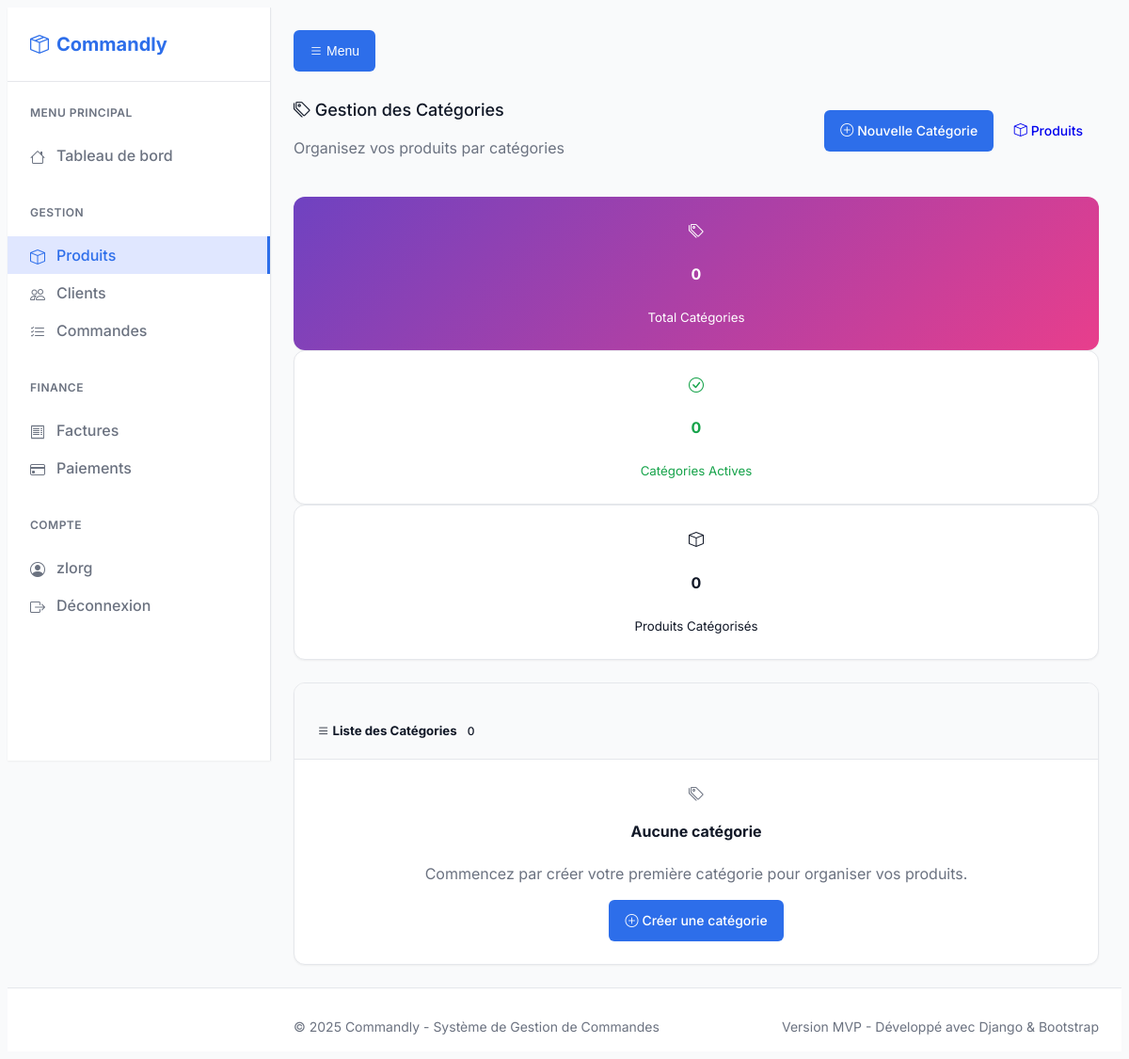
Before: /products/categories/ (signed in) with the older database file.
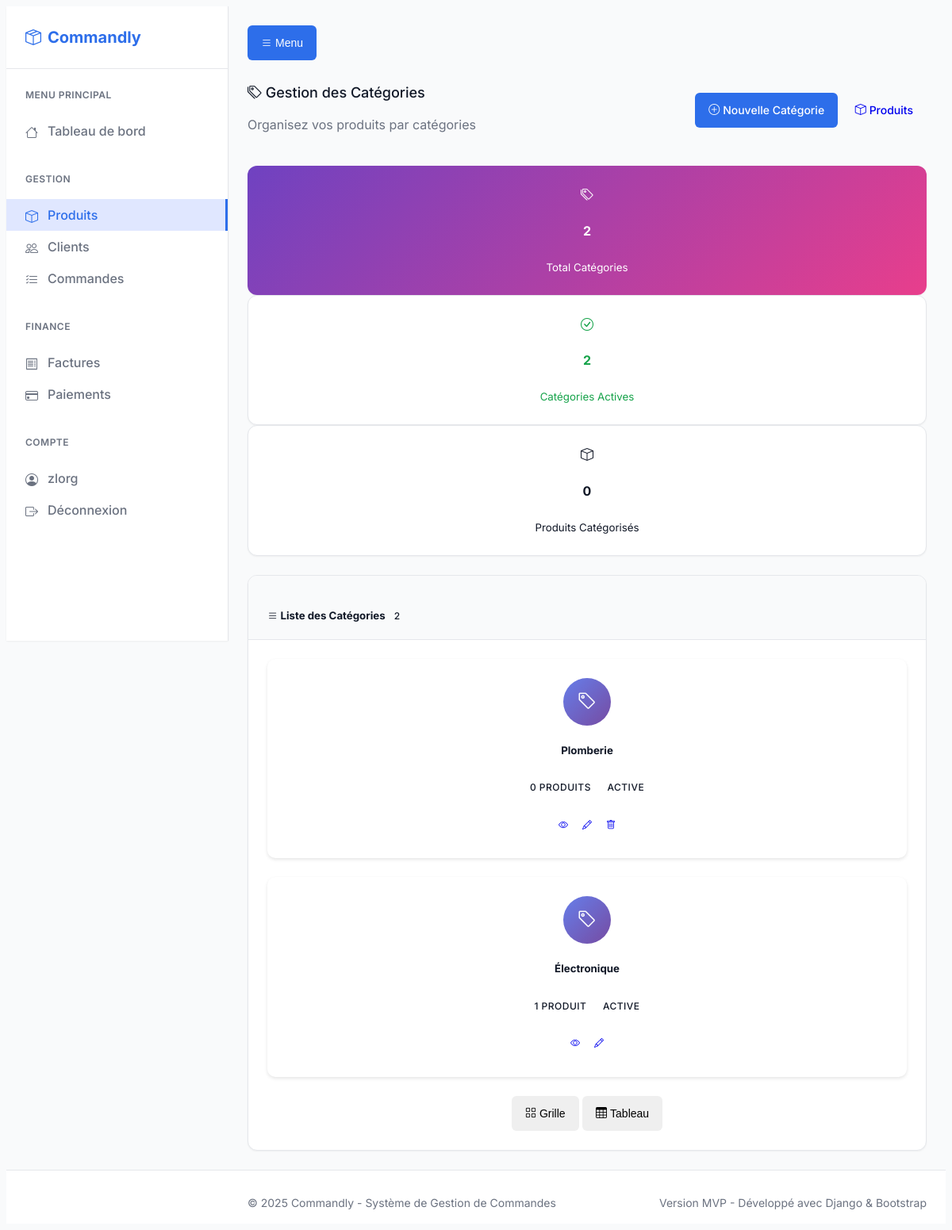
After: the same page with the newer database file.
### products/models.py (models this page shows, shortened)
class Category(models.Model):
    name = models.CharField(
        max_length=100,
        unique=True,
        verbose_name='Nom de la catégorie'
    )
    description = models.TextField(
        blank=True,
        null=True,
        verbose_name='Description'
    )
    slug = models.SlugField(
        max_length=100,
        unique=True,
        blank=True,
        verbose_name='Slug'
    )
    is_active = models.BooleanField(
        default=True,
        verbose_name='Catégorie active'
    )
    created_at = models.DateTimeField(
        auto_now_add=True,
        verbose_name='Date de création'
    )
    updated_at = models.DateTimeField(
        auto_now=True,
        verbose_name='Dernière modification'
    )
    class Meta:
        verbose_name = 'Catégorie'
        verbose_name_plural = 'Catégories'
        ordering = ['name']

### products/views/product.py (the view)
# urls.py: path('categories/', views.CategoryListView.as_view(), name='category_list'),
class CategoryListView(LoginRequiredMixin, ListView):
    model = Category
    template_name = 'products/category_list.html'
    context_object_name = 'categories'
    def get_queryset(self):
        return Category.objects.all().order_by('name')
    def get_context_data(self, **kwargs):
        context = super().get_context_data(**kwargs)
        categories = self.get_queryset()
        context['total_categories'] = categories.count()
        context['active_categories'] = categories.filter(is_active=True).count()
        return context

### products/templates/products/category_list.html (shortened to what the changed rows need)
{% extends 'base/base.html' %}
{% load static %}
{% block content %}
<div class="container-fluid">
    <div class="d-flex justify-content-between align-items-center mb-4">
        <div>
            <h1 class="h3 mb-1">
                <i class="bi bi-tags text-purple"></i>
                Gestion des Catégories
            </h1>
        </div>
    </div>
    <div class="row mb-4">
        <div class="col-md-4">
            <div class="card stats-card">
                <div class="card-body text-center">
                    <i class="bi bi-tags fs-1 mb-2"></i>
                    <h4>{{ total_categories }}</h4>
                    <small>Total Catégories</small>
                </div>
            </div>
        </div>
        <div class="col-md-4">
            <div class="card border-success">
                <div class="card-body text-center text-success">
                    <i class="bi bi-check-circle fs-1 mb-2"></i>
                    <h4>{{ active_categories }}</h4>
                    <small>Catégories Actives</small>
                </div>
            </div>
        </div>
        <div class="col-md-4">
            <div class="card border-info">
                <div class="card-body text-center text-info">
                    <i class="bi bi-box fs-1 mb-2"></i>
                    <h4>{{ categories.0.products.count|default:0 }}</h4>
                    <small>Produits Catégorisés</small>
                </div>
            </div>
        </div>
    </div>
    <div class="card">
        <div class="card-header d-flex justify-content-between align-items-center">
            <h5 class="mb-0">
                <i class="bi bi-list"></i> Liste des Catégories
                <span class="badge bg-primary">{{ categories|length }}</span>
            </h5>
        </div>
        <div class="card-body">
            {% if categories %}
                <div class="row">
                    {% for category in categories %}
                        <div class="col-md-6 col-lg-4 col-xl-3 mb-4">
                            <div class="card category-card h-100">
                                <div class="card-body text-center">
                                    <div class="category-icon">
                                        <i class="bi bi-tag"></i>
                                    </div>
                                    <h5 class="card-title">{{ category.name }}</h5>
                                    <div class="mb-3">
                                        <span class="badge bg-info">{{ category.products.count }} produit{{ category.products.count|pluralize }}</span>
                                        <span class="badge bg-{% if category.is_active %}success{% else %}danger{% endif %}">
                                            {% if category.is_active %}Active{% else %}Inactive{% endif %}
                                        </span>
                                    </div>
                                    <div class="d-flex justify-content-center gap-1">
                                        <a href="{% url 'products:category_detail' category.pk %}"
                                           class="btn btn-sm btn-outline-primary" title="Voir détails">
                                            <i class="bi bi-eye"></i>
                                        </a>
                                        <a href="{% url 'products:category_update' category.pk %}"
                                           class="btn btn-sm btn-outline-warning" title="Modifier">
                                            <i class="bi bi-pencil"></i>
                                        </a>
                                        {% if category.products.count == 0 %}
                                            <a href="{% url 'products:category_delete' category.pk %}"
                                               class="btn btn-sm btn-outline-danger" title="Supprimer">
                                                <i class="bi bi-trash"></i>
                                            </a>
                                        {% endif %}
                                    </div>
                                </div>
                            </div>
                        </div>
                    {% endfor %}
                </div>
                <div class="text-center mt-3">
                    <div class="btn-group btn-group-sm">
                        <button type="button" class="btn btn-outline-secondary active" id="gridViewBtn">
                            <i class="bi bi-grid"></i> Grille
                        </button>
                        <button type="button" class="btn btn-outline-secondary" id="tableViewBtn">
                            <i class="bi bi-table"></i> Tableau
                        </button>
                    </div>
                </div>
            {% else %}
                <div class="text-center py-5">
                    <i class="bi bi-tags display-1 text-muted"></i>
                    <h4 class="mt-3">Aucune catégorie</h4>
                    <p class="text-muted">Commencez par créer votre première catégorie pour organiser vos produits.</p>
                    <a href="{% url 'products:category_create' %}" class="btn btn-primary">
                        <i class="bi bi-plus-circle"></i> Créer une catégorie
                    </a>
                </div>
            {% endif %}
        </div>
    </div>
</div>
{% endblock %}

Changed rows visible on the page:
added Category: id "0", name "Plomberie", products.count "0", is_active "ACTIVE"
added Category: name "Électronique", products.count "1", is_active "ACTIVE"
Other visible differences:
{{ total_categories }}: "0" → "2"
{{ active_categories }}: "0" → "2"
{{ categories|length }}: "0" → "2"
{{ categories.0.products.count|default:0 }}: "0" → (not shown)
text no longer shown: "Aucune catégorie Commencez par créer votre première catégorie pour organiser vos produits. Créer une catégorie"
text now shown: "Grille Tableau"
